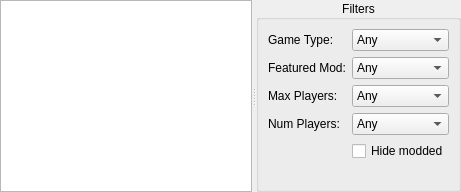
  <widget class="QWidget" name="liveTab">
   <attribute name="title">
    <string>Live Games</string>
   </attribute>
   <layout class="QGridLayout" name="gridLayout">
    <property name="leftMargin">
     <number>0</number>
    </property>
    <property name="topMargin">
     <number>0</number>
    </property>
    <property name="rightMargin">
     <number>0</number>
    </property>
    <property name="bottomMargin">
     <number>0</number>
    </property>
    <item row="0" column="0">
     <widget class="QSplitter" name="liveReplaysWidgetSplitter">
      <property name="orientation">
       <enum>Qt::Orientation::Horizontal</enum>
      </property>
      <widget class="QTreeWidget" name="liveTree">
       <property name="focusPolicy">
        <enum>Qt::FocusPolicy::NoFocus</enum>
       </property>
       <property name="selectionMode">
        <enum>QAbstractItemView::SelectionMode::NoSelection</enum>
       </property>
       <property name="iconSize">
        <size>
         <width>32</width>
         <height>32</height>
        </size>
       </property>
       <property name="verticalScrollMode">
        <enum>QAbstractItemView::ScrollMode::ScrollPerPixel</enum>
       </property>
       <property name="rootIsDecorated">
        <bool>false</bool>
       </property>
       <property name="sortingEnabled">
        <bool>true</bool>
       </property>
       <property name="allColumnsShowFocus">
        <bool>true</bool>
       </property>
       <property name="columnCount">
        <number>3</number>
       </property>
       <attribute name="headerVisible">
        <bool>false</bool>
       </attribute>
       <attribute name="headerDefaultSectionSize">
        <number>39</number>
       </attribute>
       <attribute name="headerStretchLastSection">
        <bool>false</bool>
       </attribute>
       <column>
        <property name="text">
         <string notr="true">1</string>
        </property>
       </column>
       <column>
        <property name="text">
         <string notr="true">2</string>
        </property>
       </column>
       <column>
        <property name="text">
         <string notr="true">3</string>
        </property>
       </column>
      </widget>
      <widget class="QGroupBox" name="liveTreeFilters">
       <property name="title">
        <string>Filters</string>
       </property>
       <property name="alignment">
        <set>Qt::AlignmentFlag::AlignCenter</set>
       </property>
       <layout class="QFormLayout" name="formLayout">
        <item row="0" column="0">
         <widget class="QLabel" name="label_8">
          <property name="text">
           <string>Game Type:</string>
          </property>
         </widget>
        </item>
        <item row="0" column="1">
         <widget class="QComboBox" name="gameTypeComboBox">
          <item>
           <property name="text">
            <string>Any</string>
           </property>
          </item>
         </widget>
        </item>
        <item row="2" column="0">
         <widget class="QLabel" name="label_9">
          <property name="text">
           <string>Max Players:</string>
          </property>
         </widget>
        </item>
        <item row="2" column="1">
         <widget class="QComboBox" name="maxPlayersComboBox">
          <item>
           <property name="text">
            <string>Any</string>
           </property>
          </item>
         </widget>
        </item>
        <item row="3" column="0">
         <widget class="QLabel" name="label_10">
          <property name="text">
           <string>Num Players:</string>
          </property>
         </widget>
        </item>
        <item row="3" column="1">
         <widget class="QComboBox" name="numPlayersComboBox">
          <item>
           <property name="text">
            <string>Any</string>
           </property>
          </item>
         </widget>
        </item>
        <item row="5" column="0">
         <spacer name="horizontalSpacer_3">
          <property name="orientation">
           <enum>Qt::Orientation::Horizontal</enum>
          </property>
          <property name="sizeHint" stdset="0">
           <size>
            <width>40</width>
            <height>21</height>
           </size>
          </property>
         </spacer>
        </item>
        <item row="5" column="1">
         <widget class="QCheckBox" name="hideModdedCheckBox">
          <property name="text">
           <string>Hide modded</string>
          </property>
         </widget>
        </item>
        <item row="1" column="0">
         <widget class="QLabel" name="label_11">
          <property name="text">
           <string>Featured Mod:</string>
          </property>
         </widget>
        </item>
        <item row="1" column="1">
         <widget class="QComboBox" name="featuredModComboBox">
          <item>
           <property name="text">
            <string>Any</string>
           </property>
          </item>
         </widget>
        </item>
       </layout>
      </widget>
     </widget>
    </item>
   </layout>
  </widget>
